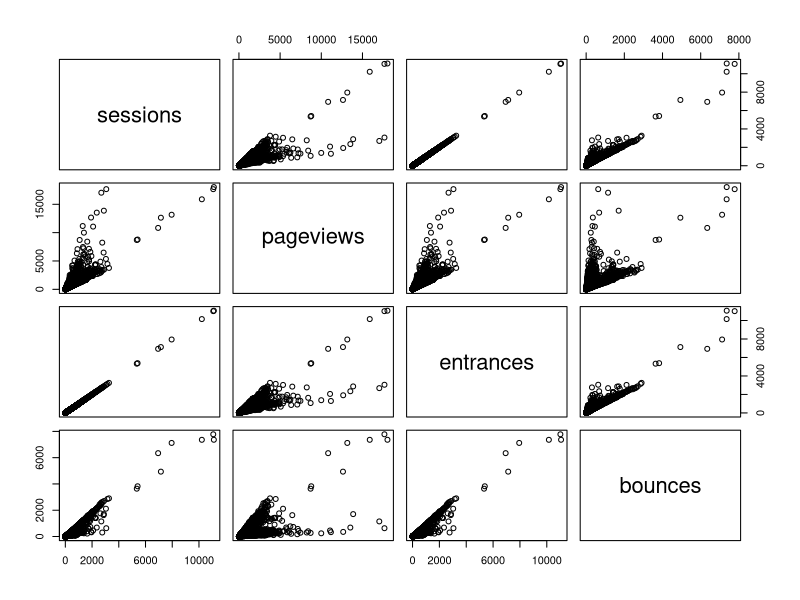
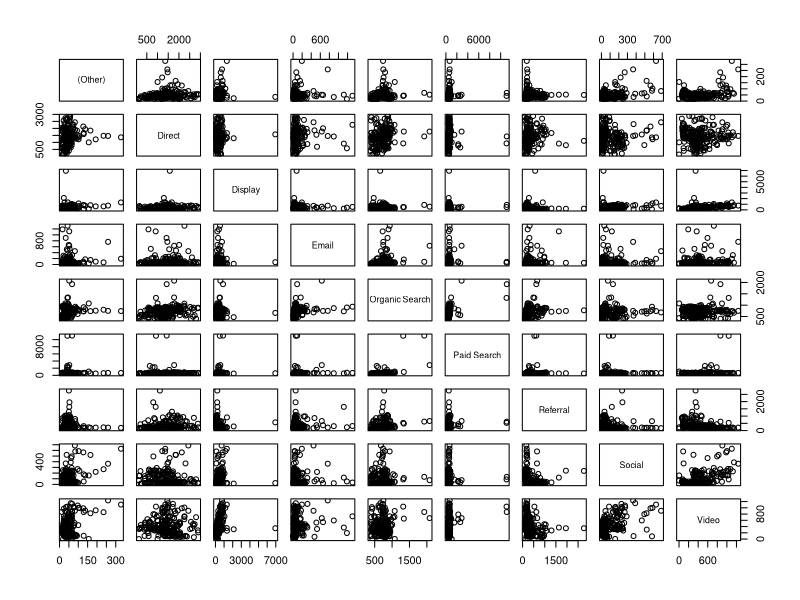
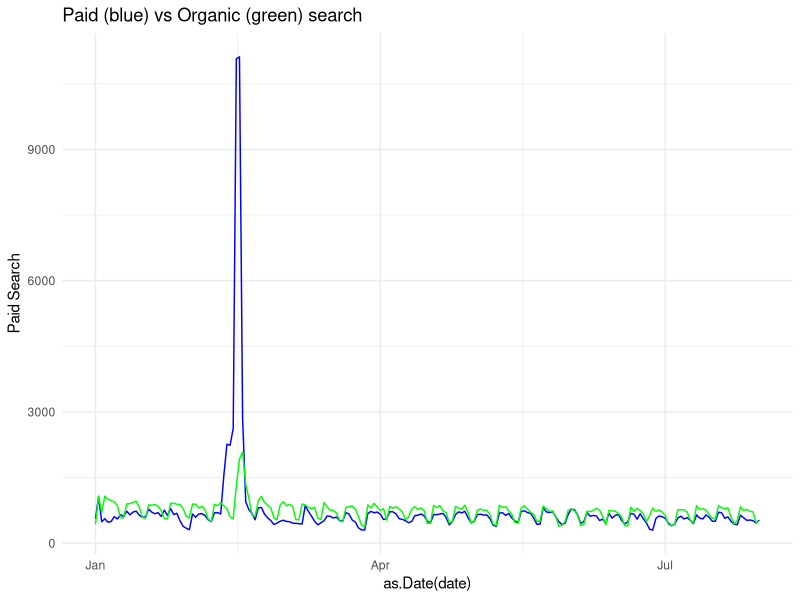
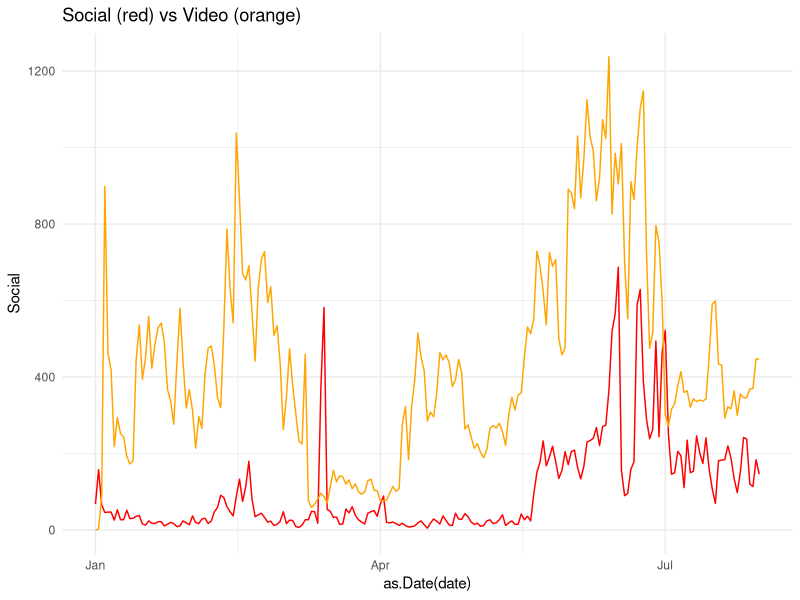
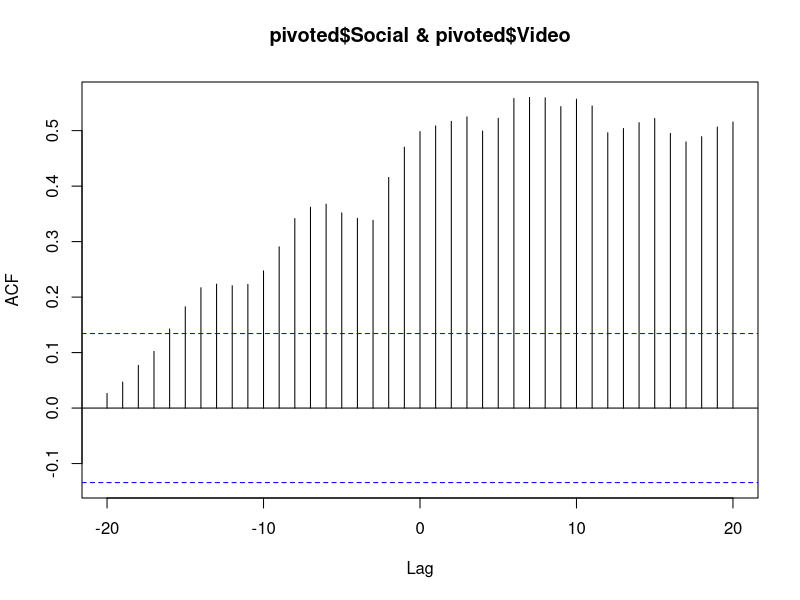

The R script that drew these images, in order:
## ---- chunk 1
## used for kable that makes nice RMarkdown tables
library(knitr)
web_data <- read.csv("./data/gadata_example_2.csv", stringsAsFactors = FALSE)
kable(head(web_data[-1]))
## ---- chunk 2
web_data_metrics <- web_data[c("sessions","pageviews","entrances","bounces")]
## see correlation between all metrics
kable(cor(web_data_metrics))
## ---- chunk 3
pairs(web_data_metrics)
## ---- chunk 4
## Use tidyverse to pivot the data
library(dplyr)
library(tidyr)

## get only desktop rows, and the date, channelGrouping and sessions columns
pivoted <- web_data %>% 
  filter(deviceCategory == "desktop") %>% 
  select(date, channelGrouping, sessions) %>%
  spread(channelGrouping, sessions)

## get rid of any NA's and replace with 0
pivoted[is.na(pivoted)] <- 0

kable(head(pivoted))
## ---- chunk 5
## not including first column, so -1 subset
cor_table <- round(cor(pivoted[-1]),2)
kable(cor_table)

pairs(pivoted[-1])
## ---- chunk 6
library(ggplot2)
gg <- ggplot(data = pivoted) + theme_minimal() + ggtitle("Paid (blue) vs Organic (green) search")
gg <- gg + geom_line(aes(x = as.Date(date), y = `Paid Search`), col = "blue")
gg + geom_line(aes(x = as.Date(date), y = `Organic Search`), col = "green")
## ---- chunk 7
library(ggplot2)
gg <- ggplot(data = pivoted) + theme_minimal() + ggtitle("Social (red) vs Video (orange)")
gg <- gg + geom_line(aes(x = as.Date(date), y = Social), col = "red")
gg + geom_line(aes(x = as.Date(date), y = Video), col = "orange")
## ---- chunk 8
ccf(pivoted$Social, pivoted$Video)
